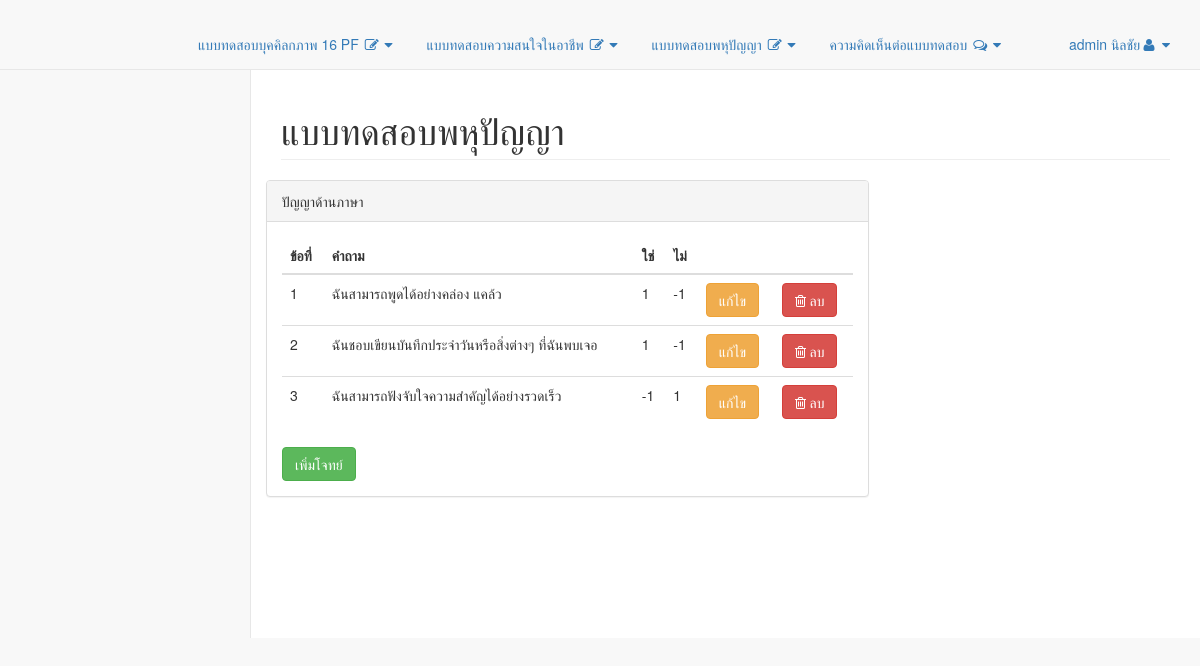
The page /pages/Intell_page.php?code=ภาษา (signed in) on the database its author committed.
### tables this page shows
CREATE TABLE `question_intel` (
  `q_Intel_id` int(11) NOT NULL,
  `question` text NOT NULL,
  `intell` text NOT NULL,
  `score_yes` int(11) NOT NULL DEFAULT '1',
  `score_no` int(11) NOT NULL DEFAULT '-1'
);

### Model/intell.php (called while the page is built, shortened)
<?php
    class Intell
    {
        public function sertQIntell($group){
                include("ConnectDatabase.php");
                $sql_sert = "SELECT `q_Intel_id`, `question`, `intell`, `score_yes`, `score_no` FROM `question_intel` WHERE `intell`='$group'";
                $result = $dbconnect->query($sql_sert);
                return $result;
        }
    }
?>

### pages/Intell_page.php (the view, shortened to what this page needs)
<?php
    require("../Model/intell.php");
    $intell = new Intell();
    $a=$_GET["code"];
    $intellInfo = $intell->sertQIntell($a);
?>
<!DOCTYPE html>
<html lang="en">
<head>
    <?php include("header.php"); ?>
</head>
<body>
    <div id="wrapper">
        <?php include("menu.php"); ?>
        <div id="page-wrapper">
            <div class="row">
                <div class="col-lg-12">
                    <h1 class="page-header">แบบทดสอบพหุปัญญา</h1>
                </div>
                <div class="row">
                <div class="col-lg-8">
                    <div class="panel panel-default">
                        <div class="panel-heading">
                            ปัญญาด้าน<?=$a?>
                        </div>
                        <?php
                            if($intellInfo->num_rows > 0){
                        ?>
                        <div class="panel-body">
                            <div class="table-responsive">
                                <table class="table table-hover">
                                    <thead>
                                        <tr>
                                            <th>ข้อที่</th>
                                            <th>คำถาม</th>
                                            <th>ใช่</th>
                                            <th>ไม่</th>
                                            <th></th>
                                            <th></th>
                                        </tr>
                                    </thead>
                                    <tbody>
                                        <?php
                                            $n=1;
                                            while($ListQIntell = $intellInfo->fetch_assoc()){
                                        ?>
                                        <tr>
                                            <td><?=$n?></td>
                                            <td><?=$ListQIntell['question']?></td>
                                            <td><?=$ListQIntell['score_yes']?></td>
                                            <td><?=$ListQIntell['score_no']?></td>
                                            <td>
                                                <form action = "intell_edit_page.php?q=<?=$ListQIntell['question']?>&group=<?=$a?>&code=<?=$ListQIntell['q_Intel_id']?>" method="post">
                                                    <button type="submit" class="btn btn-warning">แก้ไข</button>
                                                </form>
                                            </td>
                                            <td>
                                                <form action = "../Controll/DeleteQIntell.php?grob=<?=$a?>&code=<?=$ListQIntell['q_Intel_id']?>" method="post">
                                                    <button type="submit" class="btn btn-danger" name="key" ><i class="fa fa-trash-o"> ลบ</i></button>
                                                </form>
                                            </td>
                                        </tr>
                                        <?php
                                                $n++;
                                            }
                                        ?>
                                    </tbody>
                                </table>
                                <?php
                                    }
                                ?>
                                <a href="intell_insert_page.php?code=<?=$_GET["code"]?>" class="btn btn-success">เพิ่มโจทย์</a>
                            </div>
                        </div>
                    </div>
                </div>
            </div>
        </div>
    </div>
</body>
</html>

### rows shown on the page
question_intel: question "ฉันสามารถพูดได้อย่างคล่อง แคล้ว", score_yes "1", score_no "-1"
question_intel: question "ฉันชอบเขียนบันทึกประจำวันหรือสิ่งต่างๆ ที่ฉันพบเจอ", score_yes "1", score_no "-1"
question_intel: question "ฉันสามารถฟังจับใจความสำคัญได้อย่างรวดเร็ว", score_yes "-1", score_no "1"

### other values the page prints
$Admin['firstname'] "admin"
$Admin['lastname'] "นิลชัย"
$a "ภาษา"
